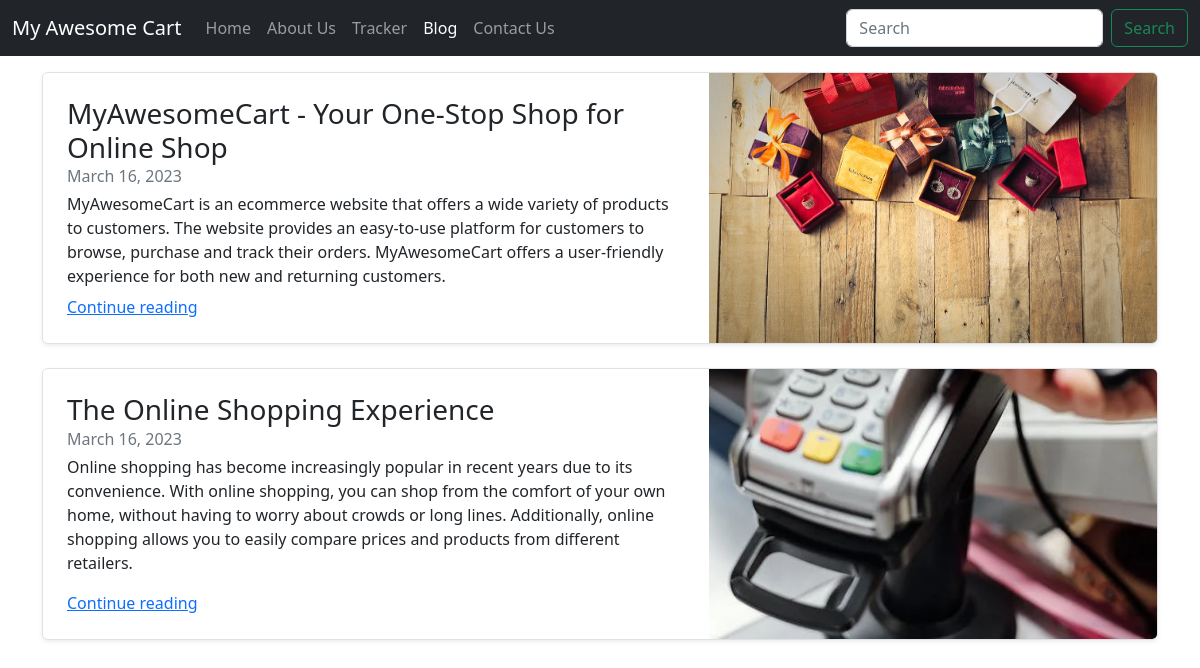
Screenshot of /blog/ with the database file from the repository.
### blog/models.py (models this page shows, shortened)
class Blogpost(models.Model):
    post_id = models.AutoField(primary_key=True)
    title = models.CharField(max_length=50, default="")
    head0 = models.CharField(max_length=500, default="")
    chead0 = models.CharField(max_length=5000, default="")
    head1 = models.CharField(max_length=500, default="")
    chead1 = models.CharField(max_length=5000, default="")
    head2 = models.CharField(max_length=500, default="")
    chead2 = models.CharField(max_length=5000, default="")
    pub_date = models.DateField()
    thumbnail = models.ImageField(upload_to="blog/images", default="")

### blog/views.py (the view)
# urls.py: path('', views.index, name="blogHome"),
def index(request):
    blogpost = Blogpost.objects.values(
        "title", "pub_date", "chead0", "thumbnail", "post_id"
    )
    return render(request, "blog/index.html", {"allPosts": blogpost})

### blog/templates/blog/index.html (shortened to what this page needs)
{% extends 'blog/basic.html' %}
{% load static %}
{% block body %}
<div class="container mt-3">
    <div class="row mb-2 my-2">
        {% for i in allPosts %}
        <div class="col-md-6">
            <div
                class="row g-0 border rounded overflow-hidden flex-md-row mb-4 shadow-sm h-md-250 position-relative postcard">
                <div class="col p-4 d-flex flex-column position-static sidecont">
                    <h3 class="mb-0">{{i.title}}</h3>
                    <div class="mb-1 text-muted">{{i.pub_date}}</div>
                    <p class="card-text mb-auto">{{i.chead0}}</p>
                    <a href="blogpost/{{i.post_id}}" class="stretched-link">Continue reading</a>
                </div>
                <div class="col-auto d-none d-lg-block thumbnail">
                    <img src="/media/{{i.thumbnail}}" alt="thumbnail" class="">
                </div>
            </div>
        </div>
        {% endfor %}
    </div>
</div>
{% endblock %}

### blog/templates/blog/basic.html (shortened to what this page needs)
<!doctype html>
<html lang="en">
<head>
    <link href="https://cdn.jsdelivr.net/npm/bootstrap@5.2.3/dist/css/bootstrap.min.css" rel="stylesheet"
>
</head>
<body>
    {% load static %}
    <nav class="navbar navbar-expand-lg navbar-dark bg-dark">
        <div class="container-fluid">
            <a class="navbar-brand" href="/shop">My Awesome Cart</a>
            <div class="collapse navbar-collapse" id="navbarText">
                <ul class="navbar-nav me-auto mb-2 mb-lg-0">
                    <li class="nav-item">
                        <a class="nav-link " aria-current="page" href="/shop" id="home">Home</a>
                    </li>
                    <li class="nav-item">
                        <a class="nav-link " aria-current="page" href="/shop/about" id="about">About Us</a>
                    </li>
                    <li class="nav-item">
                        <a class="nav-link " aria-current="page" href="/shop/tracker" id="tracker">Tracker</a>
                    </li>
                    <li class="nav-item">
                        <a class="nav-link " aria-current="page" href="/blog" id="blog">Blog</a>
                    </li>
                    <li class="nav-item">
                        <a class="nav-link " aria-current="page" href="/shop/contact" id="contact">Contact Us</a>
                    </li>
                </ul>
                <form class="d-flex" role="search">
                    <input class="form-control me-2" type="search" placeholder="Search" aria-label="Search">
                    <button class="btn btn-outline-success" type="submit">Search</button>
                </form>
            </div>
        </div>
    </nav>
    {% block body %} {% endblock %}
</body>
</html>

### blog/templates/blog/index.html (style rules this page uses)
.thumbnail { width: 28rem; height: 100%; }
.thumbnail img { width: 100%; height: 100%; object-fit: cover; object-position: bottom; }
.sidecont { height: 100%; width: 10rem; }
.sidecont p { overflow-y: hidden; }
.col-md-6 { width: 100%; }
.postcard { height: 17rem; }

### rows the page displays
Blogpost: title "MyAwesomeCart - Your One-Stop Shop for Online Shop", pub_date "March 16, 2023", chead0 "MyAwesomeCart is an ecommerce website that offers a wide variety of products to customers. The website provides an easy-to-use platform for customers to browse, purchase and track their orders. MyAwesomeCart offers a user-friendly experience for both new and returning customers.", thumbnail (picture)
Blogpost: title "The Online Shopping Experience", pub_date "March 16, 2023", chead0 "Online shopping has become increasingly popular in recent years due to its convenience. With online shopping, you can shop from the comfort of your own home, without having to worry about crowds or long lines. Additionally, online shopping allows you to easily compare prices and products from different retailers.", thumbnail (picture)
